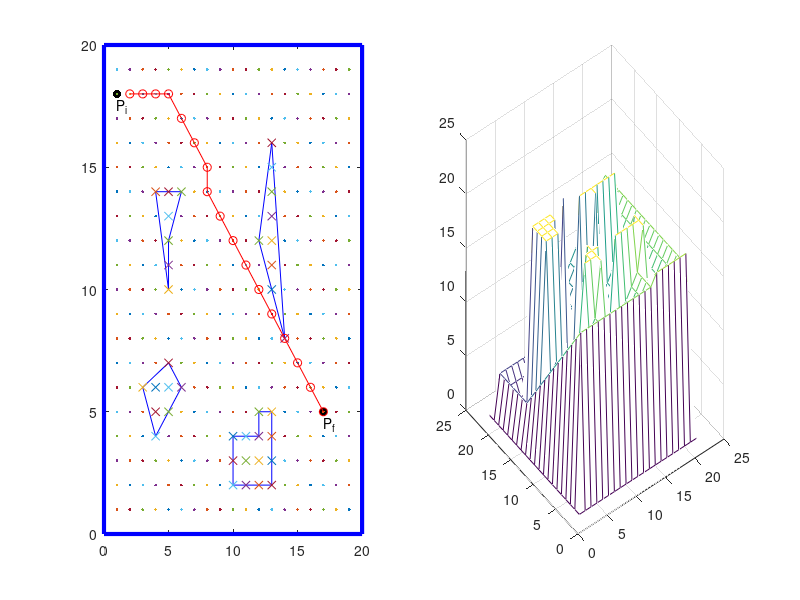

MATLAB code to generate this figure:
% Campos de potencial por método de wavewfront
% Obstáculos
clc
tic
clear
close all
% para graficar
figure
axis([-1 20 -1 20])
grid on
% los obstáculos se encuentran definidos por los puntos
B1=[4 14;6 14;5 12;5 10]; 
B2=[3 6;5 7;6 6;4 4]; 
B3=[12 12;14 8;13 16]; 
B4=[10 4;10 2;13 2;13 5;12 5;12 4];
Bi=[B1;B2;B3;B4];
B_vi={B1,B2,B3,B4}; % se crea una celda con los obstáculos
% los segmentos de recta de los obstáculos son [x1 y1 x2 y2]
Sr_B1=[4 14 5 10;5 10 5 12;5 12 6 14;6 14 4 14];
Sr_B2=[3 6 4 4;4 4 6 6;6 6 5 7;5 7 3 6];
Sr_B3=[12 12 14 8;14 8 13 16;13 16 12 12];
Sr_B4=[10 4 10 2;10 2 13 2;13 2 13 5;13 5 12 5;12 5 12 4;12 4 10 4];
Sr_Bi=[Sr_B1;Sr_B2;Sr_B3;Sr_B4];
% Indice de la conectividad de los obstáculos
Sr_index=[1 4;4 3;3 2;2 1;5 8;8 7;7 6;6 5;9 10;10 11;11 9;12 13;13 14;14 15;15 16;16 17;17 12];
% ploteando los obstáculos
for k=1:length(Sr_Bi) 
    subplot(1,2,1)
    plot([Sr_Bi(k,1) Sr_Bi(k,3)],[Sr_Bi(k,2) Sr_Bi(k,4)],'b')
    hold on
end
% los puntos inicial y final son
Pi=[1 18];
Pf=[17,5];
subplot(1,2,1)
scatter([Pi(1) Pf(1)],[Pi(2) Pf(2)],'k','filled') %Ploteando los puntos ini y fin
text(Pi(1),Pi(2)-0.5,'P_i')
text(Pf(1),Pf(2)-0.5,'P_f')
% los segmentos de recta que delimitan el espacio de trabajo
% son [x1 y1 x2 y2]
Et_sup=[20 20 0 20];
Et_inf=[0 0 20 0];
Et_izq=[0 20 0 0];
Et_der=[20 0 20 20];
Et=[0 0;20 0;20 20;0 20];
% celda de espacio de trabajo
subplot(1,2,1)
plot([0 20 20 0 0],[0 0 20 20 0],'b','LineWidth',3) % plot workspace
%% Se debe generar el grid para el espacio de trabajo
% se establece una resolución
 res=1;
% res=0.2;
%res=0.5;
resXY=res:res:20-res;
% Vector de puntos del grid
WavePoints=[];
WaveMat=[];
contPunt=1;
for x=res:res:20-res % evaluando
    for y=res:res:20-res
        % Se guarda la matriz de puntos
        WaveMat(x,y)=0;
        % se guarda la ubicación del punto
        WavePoints(contPunt,:)=[x y];
        % se checa por si el punto del grid se encuentra en el obstáculo
        [in1,on1] = inpolygon(x,y,B1(:,1),B1(:,2));
        [in2,on2] = inpolygon(x,y,B2(:,1),B2(:,2));
        [in3,on3] = inpolygon(x,y,B3(:,1),B3(:,2));
        [in4,on4] = inpolygon(x,y,B4(:,1),B4(:,2));
        % si el punto es parte del obstáculo, o se encuentra dentro
        if (in1+in2+in3+in4)==1 || (on1+on2+on3+on4)==1 
           WaveMat(x,y)=1; 
           WavePoints(contPunt,:)=[0 0];
           scatter(x,y,'xr')
        else
           subplot(1,2,1)
           scatter(x,y,'.g') % se grafica
           %pause(0.1)
        end
        contPunt=contPunt+1;
    end
end
% Se eliminan puntos vacíos de WavePoints
cont=1;
for i=1:length(WavePoints)
    if WavePoints(i,:)==0 
       ind(cont)=i;
       cont=cont+1;
    end
end
WavePoints(ind,:)=[];
% se agregan las paredes del espacio de trabajo
WaveMat=[ones(19,1) WaveMat ones(19,1)];
WaveMat=[ones(1,21);WaveMat;ones(1,21)];
% se aumentan las posiciones en los puntos
WavePoints=WavePoints+1;
%% Se encuentran los puntos más cercanos en WavePoints a Pi y Pf
for i=1:length(WavePoints)
   dist_Pi(i)=sqrt((WavePoints(i,1)-Pi(1))^2+(WavePoints(i,2)-Pi(2))^2); 
   dist_Pf(i)=sqrt((WavePoints(i,1)-Pf(1))^2+(WavePoints(i,2)-Pf(2))^2); 
end
[~,IndexPi]=min(dist_Pi);
[~,IndexPf]=min(dist_Pf);

%% Se genera la wave a partir del punto más cercano al final
% punto más cercano al final
WaveFin=WavePoints(IndexPf,:);
WaveMat(WaveFin(1),WaveFin(2))=2;
flag=0;
cont=2;
while flag==0
    [index1,index2]=find(WaveMat==cont);
    for i=1:length(index1)
        % se cambian los 8 puntos adyacentes si son espacio libre (0)
        if WaveMat(index1(i)+1,index2(i))==0
            WaveMat(index1(i)+1,index2(i))=cont+1;
        end
        if WaveMat(index1(i)-1,index2(i))==0
            WaveMat(index1(i)-1,index2(i))=cont+1;
        end
        if WaveMat(index1(i),index2(i)+1)==0
            WaveMat(index1(i),index2(i)+1)=cont+1;
        end
        if WaveMat(index1(i),index2(i)-1)==0
            WaveMat(index1(i),index2(i)-1)=cont+1;
        end
        if WaveMat(index1(i)+1,index2(i)+1)==0 
            WaveMat(index1(i)+1,index2(i)+1)=cont+1;
        end
        if WaveMat(index1(i)-1,index2(i)+1)==0 
            WaveMat(index1(i)-1,index2(i)+1)=cont+1;
        end
        if WaveMat(index1(i)+1,index2(i)-1)==0 
            WaveMat(index1(i)+1,index2(i)-1)=cont+1;
        end
        if WaveMat(index1(i)-1,index2(i)-1)==0 
            WaveMat(index1(i)-1,index2(i)-1)=cont+1;
        end        
    end
    if cont==20 % si se llega al límite del espacio de trabajo, se detiene
        flag=1;
    end
    cont=cont+1;
end
% Se grafica 
[index1,index2]=find(WaveMat==1);
PlotWaveMat=WaveMat;
for i=1:length(index1)
    PlotWaveMat(index1(i),index2(i))=21;
end
PlotWaveMat(:,1)=1;
PlotWaveMat(:,21)=1;
PlotWaveMat(1,:)=1;
PlotWaveMat(21,:)=1;
            %PlotWaveMat=flip(PlotWaveMat);
            %PlotWaveMat = rot90(fliplr(PlotWaveMat),-1)
subplot(1,2,2)
mesh(1:21,1:21,PlotWaveMat)
hold on
%% El proceso de encontrar el camino se puede lograr por medio de la 
% evaluación de los vecinos y selección del más bajo
% se inicia la trayectoria en el punto inicial Pi
tau=WavePoints(IndexPi,:);
flag=0;
cont=1;
while flag==0
    % se evalúan las soluciónes adyacentes a tau
    s1=[1 -1 0 0 1 -1 +1 -1]+tau(cont,1);
    s2=[0 0 +1 -1 1 1 -1 -1]+tau(cont,2);
    Sol=[s1;s2]'; % soluciones adjacentes
    for i=1:length(Sol)
        tauEval(i)=WaveMat(Sol(i,1),Sol(i,2));
        if tauEval(i)==1 % si es obstáculo se suma 100
            tauEval(i)=tauEval(i)+100;
        end
    end
    % se encuentra el valor mínimo 
    [MinVal,MinIndex]=min(tauEval);
    % se agrega este valor a la trayectoria
    tau(cont+1,:)=Sol(MinIndex,:);
    if MinVal==2 % si se llega al Pf
        tau(cont+1,:)=WavePoints(IndexPf,:);
        flag=1;
    end
    cont=cont+1;
end
% graficando la trayectoria
subplot(1,2,1)
scatter(tau(:,1),tau(:,2),'r')
for i=1:length(tau)-1
   plot([tau(i,1) tau(i+1,1)],[tau(i,2) tau(i+1,2)],'r') 
end
toc